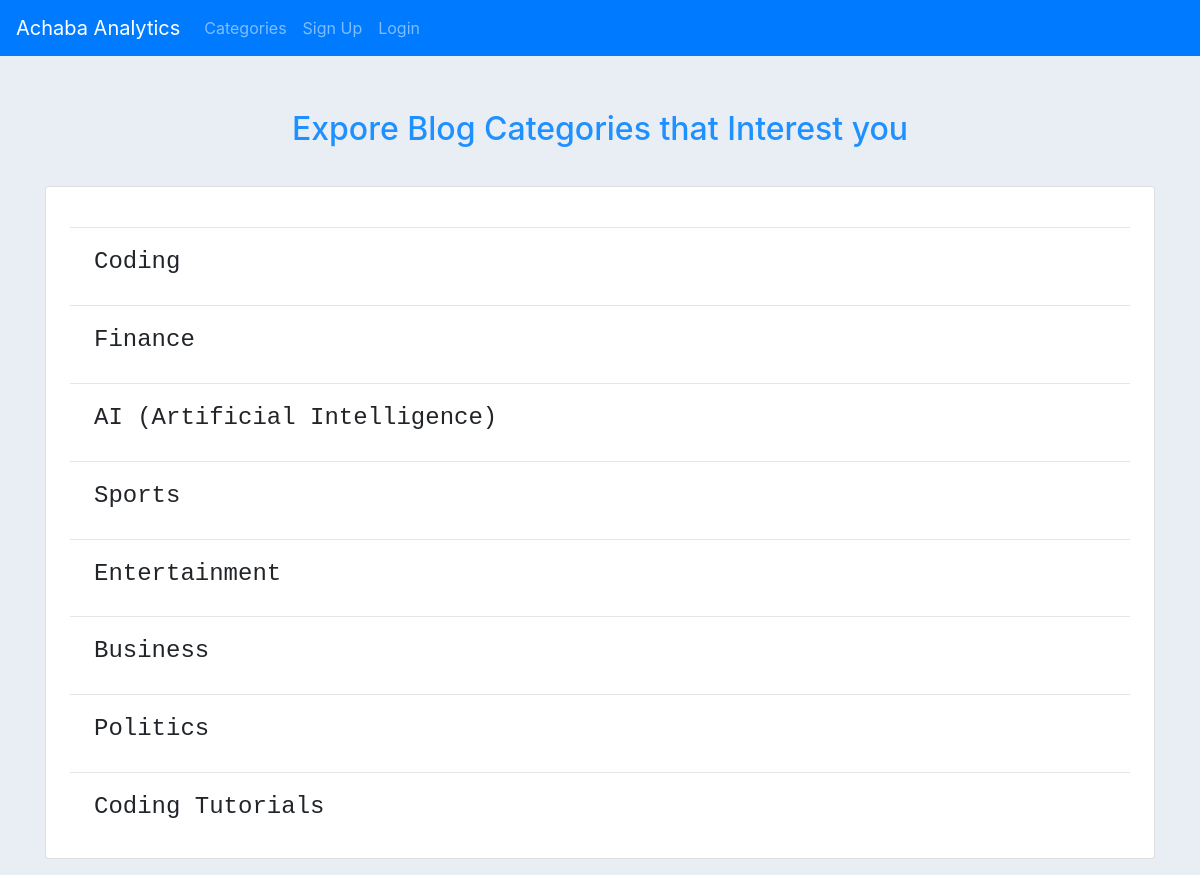
The page /category-list/ on the database its author committed.
### blog_website/models.py (models this page shows, shortened)
class Category(models.Model):
    name = models.CharField(max_length=255)
    def __str__(self):
        return self.name

### blog_website/views.py (the view)
# urls.py: path('category-list/', CategoryListView, name='category_list'),
def CategoryListView(request):
    cat_menu_list = Category.objects.all()
    return render(request, 'category_list.html', {'cat_menu_list':cat_menu_list})

### blog_website/templates/category_list.html (shortened to what this page needs)
{%extends 'base.html'%}
{%block content%}
<br>
<h2>Expore Blog Categories that Interest you</h2>
<div class="form-group card p-4">
    {%for item in cat_menu_list%} <hr>
    <h4 style="font-family: monospace;"><a class="dropdown-item" href="{% url 'category' item%}">{{item}}</a></h4>
    {%endfor%}
</div>
{%endblock%}

### blog_website/static/css/styles.css (style rules this page uses)
body { background-color: rgb(233, 238, 245); }
h2 { text-align: center; color: dodgerblue; padding: 30px; }

### rows shown on the page
Category: name "Coding"
Category: name "Finance"
Category: name "AI (Artificial Intelligence)"
Category: name "Sports"
Category: name "Entertainment"
Category: name "Business"
Category: name "Politics"
Category: name "Coding Tutorials"
